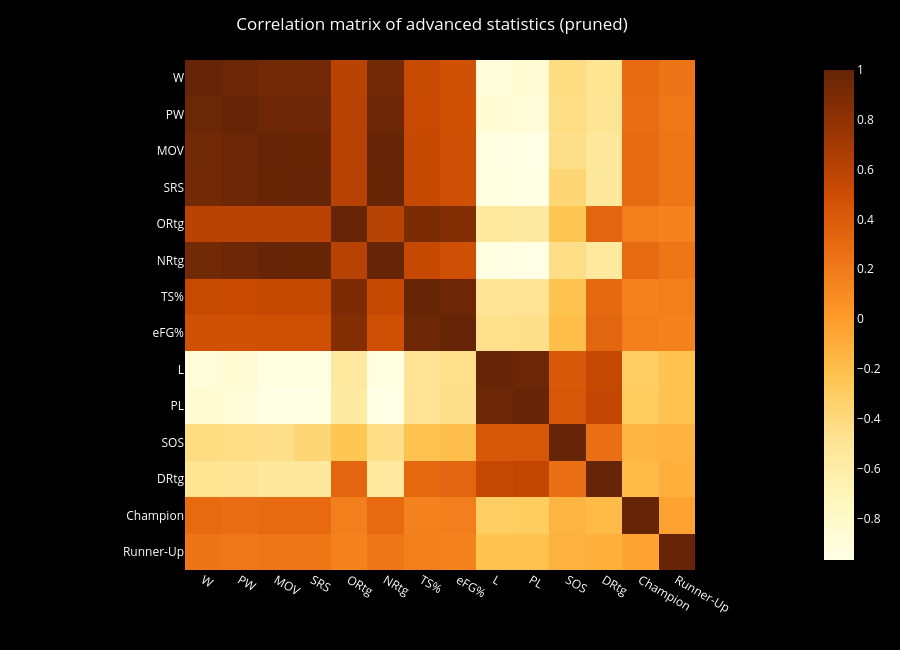

The code cell stored with this chart in its notebook:
### Markdown cell above
The grid from W, L, PW, and PL can be ignored here.
- W: wins
- L: losses
- PW: Pythagorean wins, i.e., expected wins based on points scored and allowed
- PL: Pythagorean losses, i.e., expected losses based on points scored and allowed

Champions and runnerups appear to correlate positively with W, PW, MOV, SRS, ORtg NRtg, TS%, and eFG%.
And they correlate negatively with L, PL, SOS, and DRtg.

### Code cell
cols = ['W', 'PW', 'MOV', 'SRS', 'ORtg', 'NRtg', 'TS%', 'eFG%', 'L', 'PL', 'SOS', 'DRtg', 'Champion', 'Runner-Up']
corrmat_pruned = numeric_df[cols].corr()

gen_corrmat(corrmat_pruned, "Correlation matrix of advanced statistics (pruned)")

### Figure 1 — Plotly figure (JSON) as saved in the notebook; plotly's stock layout.template omitted (floating-point values rounded to 4 significant figures; data arrays with more than 128 entries replaced by an {"elided": "..."} marker saying what was removed)
{"data": [{"coloraxis": "coloraxis", "hovertemplate": "Correlation: %{z}<br>Feature: %{x} vs %{y} <extra></extra>", "name": "0", "type": "heatmap", "x": ["W", "PW", "MOV", "SRS", "ORtg", "NRtg", "TS%", "eFG%", "L", "PL", "SOS", "DRtg", "Champion", "Runner-Up"], "xaxis": "x", "y": ["W", "PW", "MOV", "SRS", "ORtg", "NRtg", "TS%", "eFG%", "L", "PL", "SOS", "DRtg", "Champion", "Runner-Up"], "yaxis": "y", "z": {"elided": "14x14 float values"}}], "layout": {"coloraxis": {"colorscale": [[0, "rgb(255,255,229)"], [0.125, "rgb(255,247,188)"], [0.25, "rgb(254,227,145)"], [0.375, "rgb(254,196,79)"], [0.5, "rgb(254,153,41)"], [0.625, "rgb(236,112,20)"], [0.75, "rgb(204,76,2)"], [0.875, "rgb(153,52,4)"], [1, "rgb(102,37,6)"]]}, "font": {"color": "white"}, "height": 650, "margin": {"t": 60}, "paper_bgcolor": "rgb(0, 0, 0, 1)", "plot_bgcolor": "rgb(240, 240, 0)", "title": {"text": "Correlation matrix of advanced statistics (pruned)", "x": 0.48}, "xaxis": {"anchor": "y", "constrain": "domain", "domain": [0, 1], "scaleanchor": "y"}, "yaxis": {"anchor": "x", "autorange": "reversed", "constrain": "domain", "domain": [0, 1]}}}
